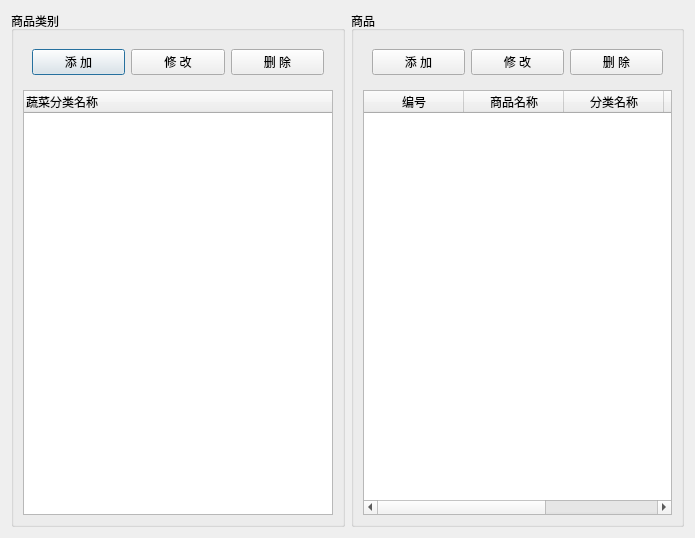
<?xml version="1.0" encoding="UTF-8"?>
<ui version="4.0">
 <class>Dialog</class>
 <widget class="QDialog" name="Dialog">
  <property name="geometry">
   <rect>
    <x>0</x>
    <y>0</y>
    <width>695</width>
    <height>538</height>
   </rect>
  </property>
  <property name="windowTitle">
   <string>Dialog</string>
  </property>
  <layout class="QHBoxLayout" name="horizontalLayout">
   <item>
    <widget class="QGroupBox" name="groupBox">
     <property name="title">
      <string>商品类别</string>
     </property>
     <layout class="QVBoxLayout" name="verticalLayout">
      <item>
       <widget class="QWidget" name="widget" native="true">
        <layout class="QHBoxLayout" name="horizontalLayout_2">
         <item>
          <widget class="QPushButton" name="pushButton">
           <property name="text">
            <string>添 加</string>
           </property>
          </widget>
         </item>
         <item>
          <widget class="QPushButton" name="pushButton_6">
           <property name="text">
            <string>修 改</string>
           </property>
          </widget>
         </item>
         <item>
          <widget class="QPushButton" name="pushButton_3">
           <property name="text">
            <string>删 除</string>
           </property>
          </widget>
         </item>
        </layout>
       </widget>
      </item>
      <item>
       <widget class="QTreeWidget" name="treeWidget">
        <column>
         <property name="text">
          <string>蔬菜分类名称</string>
         </property>
        </column>
       </widget>
      </item>
     </layout>
    </widget>
   </item>
   <item>
    <widget class="QGroupBox" name="groupBox_2">
     <property name="title">
      <string>商品</string>
     </property>
     <layout class="QVBoxLayout" name="verticalLayout_2">
      <item>
       <widget class="QWidget" name="widget_2" native="true">
        <layout class="QHBoxLayout" name="horizontalLayout_3">
         <item>
          <widget class="QPushButton" name="pushButton_2">
           <property name="text">
            <string>添 加</string>
           </property>
          </widget>
         </item>
         <item>
          <widget class="QPushButton" name="pushButton_4">
           <property name="text">
            <string>修 改</string>
           </property>
          </widget>
         </item>
         <item>
          <widget class="QPushButton" name="pushButton_5">
           <property name="text">
            <string>删 除</string>
           </property>
          </widget>
         </item>
        </layout>
       </widget>
      </item>
      <item>
       <widget class="QTableWidget" name="tableWidget">
        <column>
         <property name="text">
          <string>编号</string>
         </property>
        </column>
        <column>
         <property name="text">
          <string>商品名称</string>
         </property>
        </column>
        <column>
         <property name="text">
          <string>分类名称</string>
         </property>
        </column>
        <column>
         <property name="text">
          <string>计量单位</string>
         </property>
        </column>
        <column>
         <property name="text">
          <string>条形码</string>
         </property>
        </column>
       </widget>
      </item>
     </layout>
    </widget>
   </item>
  </layout>
 </widget>
 <resources/>
 <connections/>
</ui>
